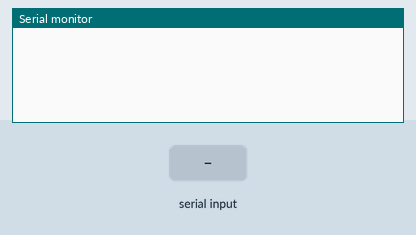
Recording of a sketch running on a simulated Arduino Mega 2560, built with avr-gcc and run on an emulated ATmega2560. Shown: the last lines printed to the serial monitor. The test bench sets the inputs (shaded band).

Above: at 1.2 s.
1.3 s: "90,45\n" received over the second serial link
At 2.5 s:
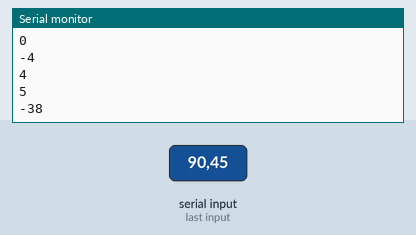
2.8 s: "30,150\n" received over the second serial link
At 3.8 s:
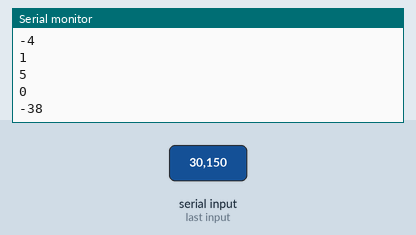
Timing chart, 0 to 5.8 s (numbered marks = the images above; inputs shaded):
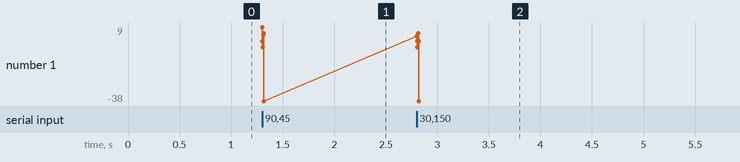

The sketch:

bluetooth.ino
```cpp
/*
 *
 *   issues with string
 *   high latency
 *
 *   use int for speedy data reading
*/

void setup() {
  // put your setup code here, to run once:
  Serial.begin(9600);
  Serial1.begin(9600);
}

//String incomingMsg;

//void loop() {
//  if (Serial1.available() > 0) {
//      // read the incoming byte:
//      incomingMsg = Serial1.readString();
//      Serial.println(incomingMsg);
//  }
//}


int incomingMsg;

void loop() {
  if (Serial1.available() > 0) {
      // read the incoming byte:
      incomingMsg = Serial1.read() - 48;
      Serial.println(incomingMsg);
  }
}
```

Measured:
- after the input at 1.3 s, the serial monitor: prints a new line at once (image 1)
- after the input at 2.8 s, the serial monitor: prints a new line at once (image 2)
